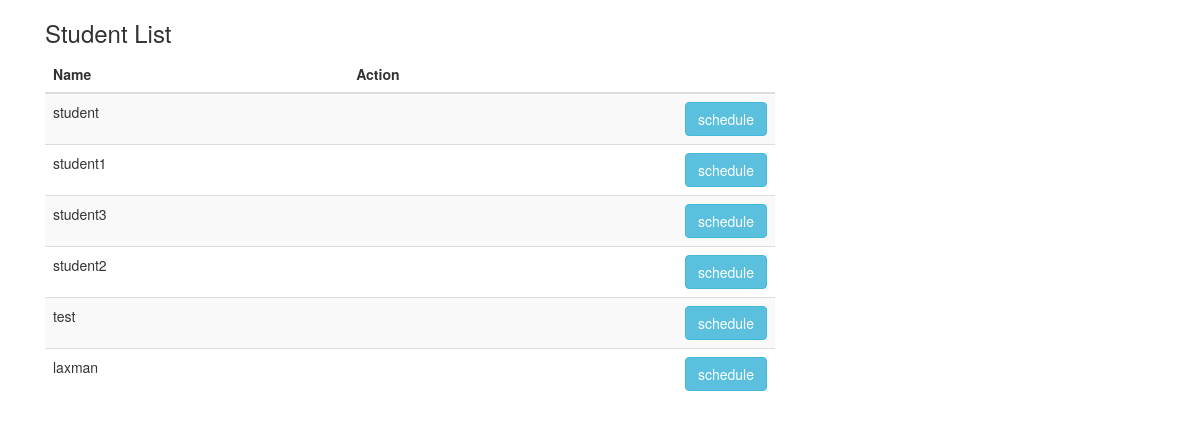
Screenshot of /php/add_schedule.php with the database file from the repository.
### tables this page shows
CREATE TABLE IF NOT EXISTS `students` (
  `id` int(10) NOT NULL AUTO_INCREMENT,
  `fullname` varchar(100) NOT NULL,
  `username` varchar(50) NOT NULL,
  `password` varchar(50) NOT NULL,
  `email` varchar(50) NOT NULL,
  `login_type` varchar(50) NOT NULL,
  `studentcategory` varchar(10) NOT NULL,
  `stud_city` varchar(50) NOT NULL,
  `stud_phone` varchar(50) NOT NULL,
  `isActive` tinyint(1) NOT NULL DEFAULT '1',
  `attendTest` int(1) NOT NULL DEFAULT '0',
  `test_id` int(10) NOT NULL,
  `score` int(10) NOT NULL,
  PRIMARY KEY (`id`)
);

### php/add_schedule.php (the view, shortened to what this page needs)
<?php
  include '../db/connect.php';
   ?>
<!DOCTYPE html>
<html lang="en">
<head>
  <link rel="stylesheet" href="https://maxcdn.bootstrapcdn.com/bootstrap/3.3.7/css/bootstrap.min.css">
<link rel="stylesheet" type="text/css" href="https://cdn.datatables.net/r/bs-3.3.5/jq-2.1.4,dt-1.10.8/datatables.min.css"/>
</head>
<body>
<div class='container'>
   <div class="col-sm-8">
      <h3>Student List</h3>
   <table id="tbl" class="table table-striped">
      <thead>
        <th>Name</th><th>Action</th></thead>
<?php
   $sql = 'SELECT * FROM students';
   $retval = mysql_query( $sql, $con );
   while($row = mysql_fetch_array($retval, MYSQL_ASSOC)) {
	   ?>
	<tr>
	<td><input type="hidden" id="sid" value="<?php echo $row['id']; ?>"><?php echo $row['username']; ?></td><td align="right"><button type="button" class="btn btn-info schedule">schedule</button></td>
	</tr>
       <?php
   }
?>
</table>
</div>
</div>
</body>
</html>

### rows the page displays
students: username "student"
students: username "student1"
students: username "student3"
students: username "student2"
students: username "test"
students: username "laxman"
